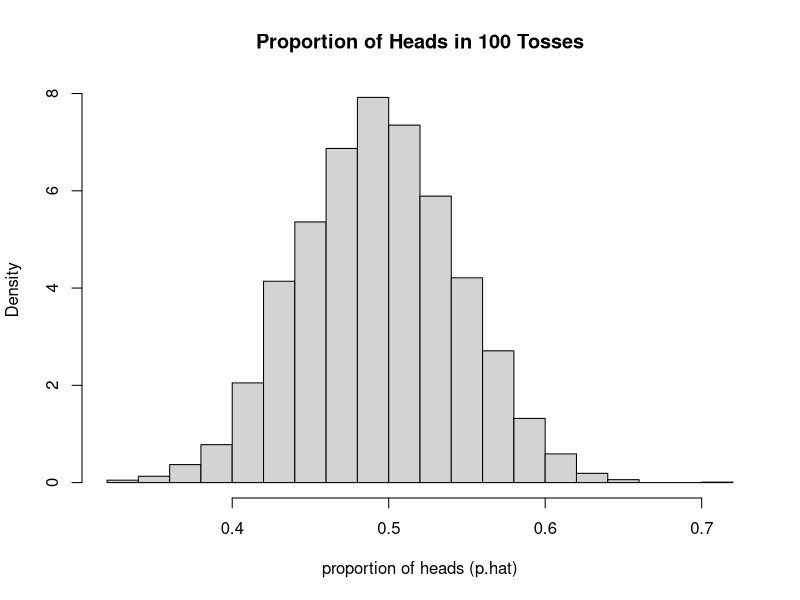
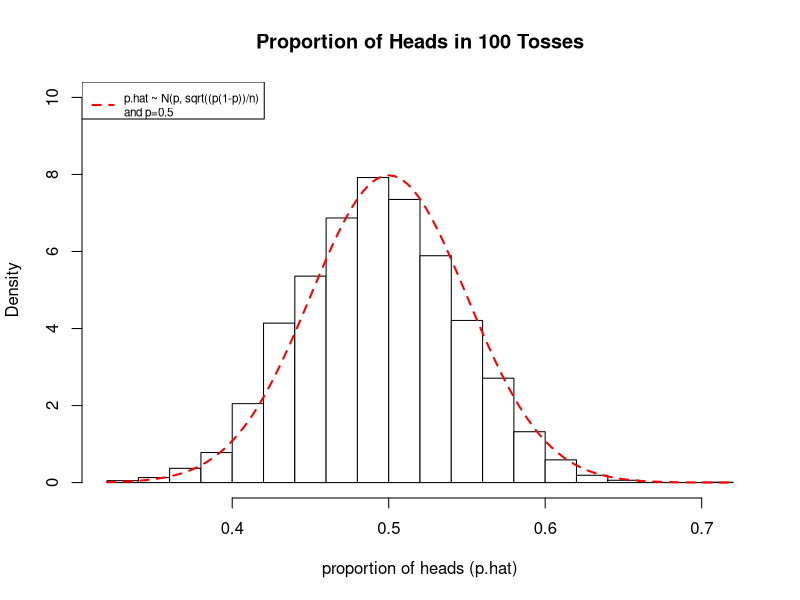
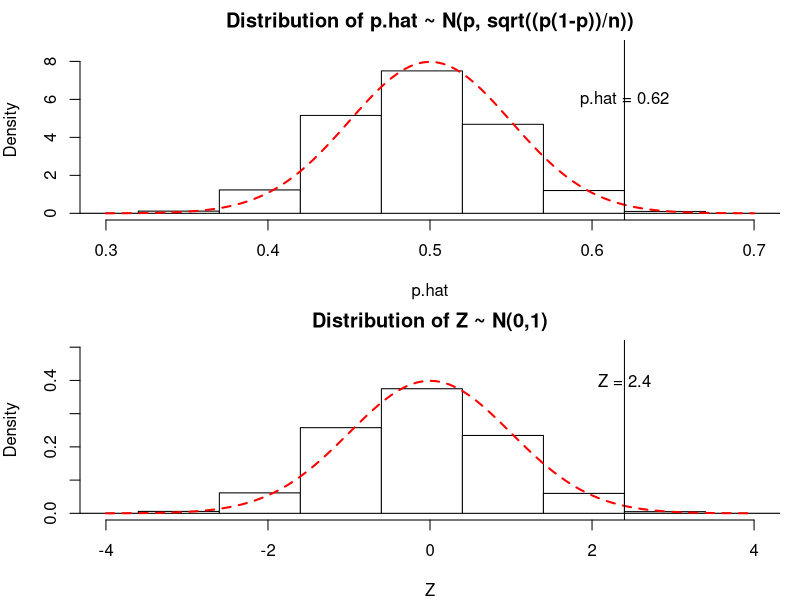
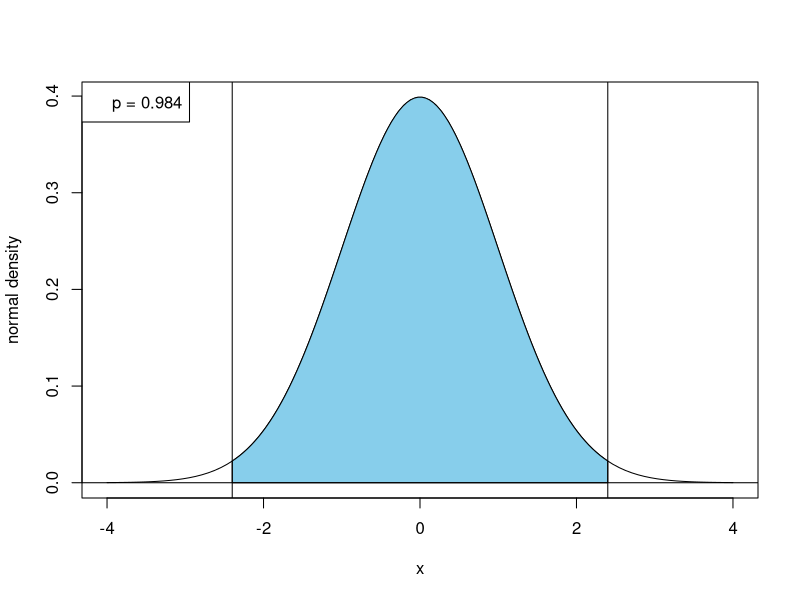

Recreate these plots in R, in order.
####################################################
# Intro to hypothesis testing:
####################################################

###################################################################
# Suppose I want to determine if a coin is biased. 
# I'll flip the coin 100 times, if the proportion of heads I get
# is much more or less than I'd expect by chance, then
# I conclude the coin is biased.
###################################################################

# What proportion of heads do I expect to get by chance? 
# We will simulate to get the distribution of this proportion
prop.heads <- function(n) {
  tosses <- sample(c("H", "T"), n, replace= TRUE)
  proportion <- sum(tosses == "H") / length(tosses)
  return(proportion)
}


p.hat = replicate(5000, prop.heads(100))
hist(p.hat, prob = TRUE, xlab = "proportion of heads (p.hat)", 
     main = "Proportion of Heads in 100 Tosses")

###############################################################
# Fact: if p.hat is the distribution of a sample proportion 
# calculated from a population with mean mu = p, then its 
# standard deviation is sigma / sqrt(n), where sigma = 
# sqrt(p(1-p)) and n is the sample size. Furthermore, 
# the distribution is approximately normal!
###############################################################

####################################################
# histogram with normal distribution
####################################################
hist.norm <- function(X, mu, sigma, ylim = NULL, ...) { 
  h = hist(X, plot = FALSE)
  col = rep("white", length(h$breaks))
  
  m = max( max(h$density), dnorm(mu, mean = mu, sd = sigma))
  m = m +0.1*m  
  if (is.null(ylim)) {
    ylim = c(0,m)
  }
  
  hist(X, prob = TRUE, ylim = ylim, col = col, ...)
  
  curve(dnorm(x, mean = mu, sd = sigma), col = "red", lty = 2, lwd = 2, 
        add = TRUE)
}

n <- 100 
p <- 0.5
mu <- p
sigma <- sqrt(p*(1-p))

hist.norm(p.hat, mu, sigma / sqrt(n), main = "Proportion of Heads in 100 Tosses",
          xlab = "proportion of heads (p.hat)", ylim = c(0,10))
legend("topleft", legend = "p.hat ~ N(p, sqrt((p(1-p))/n)\nand p=0.5",
       lwd = 2, lty = 2, col = "red", cex = .7)

#################################################
# The variable p.hat can be transformed
# Let Z = (p.hat - mu) / (sigma / sqrt(n)),
# and Z ~ N(0,1)
#################################################

#################################################
# Let's look at the distribution of Z and 
# compare this to the distribution of p.hat
# Let's also assume that when we flipped a coin
# 100 times, we got heads 62% of the time
#################################################

###############################################################
# observed.Z is our test statistic which follows
# a known distribution under the null hypothesis
# The p-value is the probability that under the null 
# hypothesis, the test statistic exceeds its value in 
# either direction

# You only need to understand the following from the code 
# below: The distribution of p.hat is (approximately) 
# normal with mean of p, and standard deviation of 
# sqrt(p(1-p)/n); we can calculate the z-value of p.hat by
# subtracting the mean and dividing by its standard deviation
###############################################################

Z <- (p.hat - mu) / (sigma / sqrt(n))
observed <- 0.62
observed.Z <- (observed - mu) / (sigma / sqrt(n))

## graphing parameters
m1 <- min(p.hat) - .05
m2 <- max(p.hat) + .05
breaks <- seq(m1, m2,by=.05)
breaksZ <- (breaks - mu) / (sigma / sqrt(n))
xlim <- c(0.3, 0.7)
xlimZ <- (xlim - mu) / (sigma / sqrt(n))
par.orig <- par(mfrow = c(2,1), mar = c(4,4,2,1))
hist.norm(p.hat, mu, sigma / sqrt(n), xlim = xlim, 
          main = "Distribution of p.hat ~ N(p, sqrt((p(1-p))/n))",
          xlab = "p.hat", breaks = breaks)
abline(v = observed)
text(0.62, 6, "p.hat = 0.62")
hist.norm(Z, 0, 1 , xlim = xlimZ, 
          main = "Distribution of Z ~ N(0,1)",
          xlab = "Z", breaks = breaksZ)
abline(v = observed.Z)
text(observed.Z, 0.4, "Z = 2.4")
par(par.orig)

# Note the relationship between the distributions! 
# P(p.hat > 0.62) is the same as P(Z > 2.4)

########################################################################
# Shades the area under the normal curve between a and b 
# This area corresponds to P (a <= x <= b) when X ~ N (mean, sd)
# For P (x <= b) set a = -Inf
# For P (x >= a) set b = Inf
########################################################################
shade.norm <- function(a,b, mean = 0, sd = 1,  ...) {
  m1 = mean-4*sd
  if (!is.infinite(a)) m1 = min(a,m1)
  m2 = mean+4*sd
  if (!is.infinite(b)) m2 = max(b,m2)
  
  x = seq(m1,m2, length.out = 100)
  plot(x, dnorm(x, mean = mean, sd = sd), type = "l", ylab = "normal density", ...)
  if (is.infinite(a)) a = m1
  if (is.infinite(b)) b = m2
  r = seq(a,b,length.out=100)
  cord.x <- c(a,r,b)
  cord.y <- c(0,dnorm(r, mean = mean, sd = sd),0)
  polygon(cord.x,cord.y,col='skyblue')
  abline(h = 0)
  
  p = pnorm(b, mean = mean, sd = sd) - pnorm(a, mean = mean, sd = sd)
  legend("topleft", legend = paste("p = ", round(p,3), sep = ""))
  
}

#####################################################
# p-value is area in unshaded region, corresponding
# to the probability of observing a test statistic
# more extreme (in either direction) than what is
# expected by chance (assuming H0 is true)
#####################################################
pos.observed.Z <- abs(observed.Z)
neg.observed.Z <- -pos.observed.Z
shade.norm(neg.observed.Z, pos.observed.Z)
abline(v = neg.observed.Z)
abline(v = pos.observed.Z)

p.value <- 2*(pnorm(neg.observed.Z))
p.value

#####################################################
# If p-value is small (generally < 0.05), we
# reject the null hypothesis and accept the
# alternative. This is because the observed test
# statistic is not likely under the null hypothesis
#####################################################

##################################################
# hypothesis test for single proportion in R
#################################################
# compare this to p-value above 
p1 <- prop.test(62, 100, correct = FALSE)
p1$p.value

###################################################
## more accurate to use 'continuity correction'
###################################################
p2 <- prop.test(62, 100, correct = TRUE)
p2$p.value

